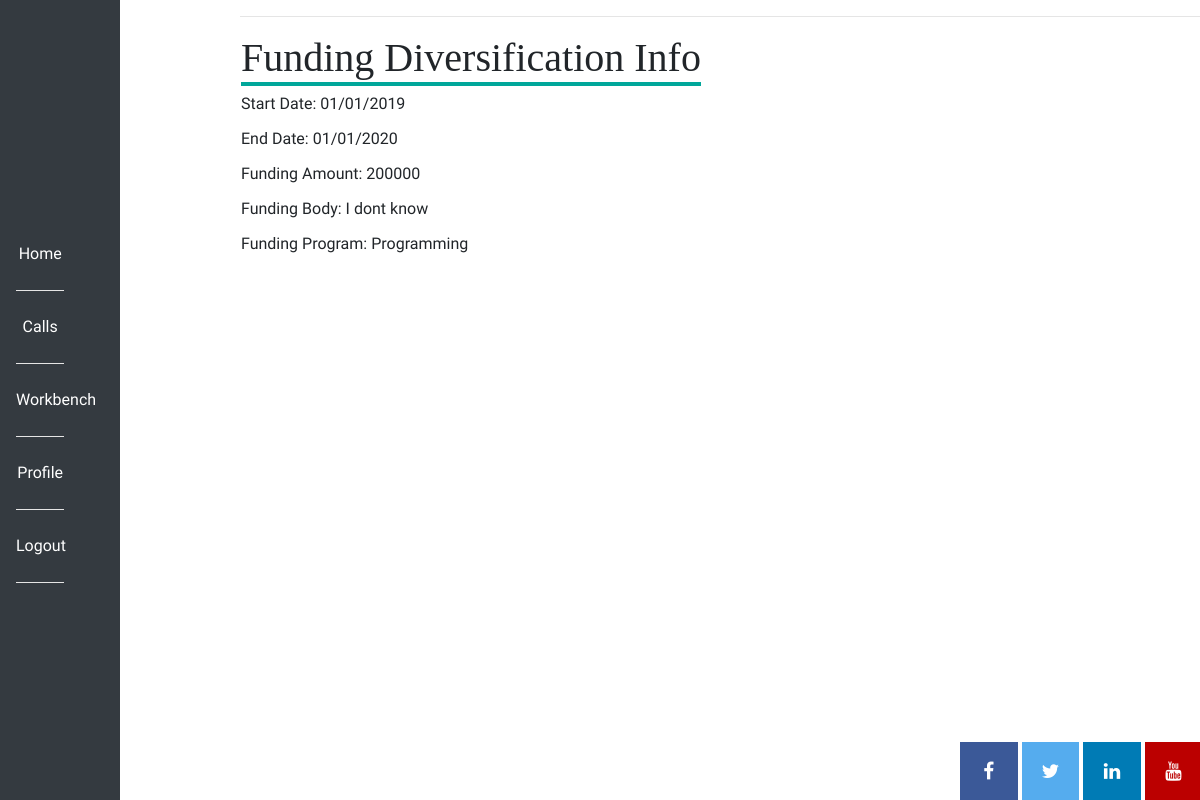
/funding_diversification/jackwall (signed in), run on the app's committed database.
### app/models.py (models this page shows)
class FundingDiversification(db.Model):
    user_id = db.Column(db.Integer, db.ForeignKey("user.id"))
    id = db.Column(db.Integer, primary_key=True)
    start_date = db.Column(db.String(12))
    end_date = db.Column(db.String(12))
    funding_amt = db.Column(db.Integer)
    funding_body = db.Column(db.String(60))
    funding_program = db.Column(db.String(60))

### app/routes.py (the view)
@app.route("/funding_diversification/<username>")
@login_required
def funding_diversification(username):
    if not current_user.access == 1:
        flash("Researcher area only")
        return redirect(url_for("index"))
    user = User.query.filter_by(username=username).first()
    funding_diversification = user.funding_diversification
    return render_template("funding_diversification.html", funding_diversification=funding_diversification, svg=svg)

### app/models.py (called while the page is built)
@login.user_loader
def load_user(id):
    return User.query.get(int(id))

    def is_admin(self):
        return self.access == 2

### app/routes.py (called while the page is built)
@app.before_request
def before_request():
    if current_user.is_authenticated:
        current_user.last_seen = datetime.utcnow().strftime("%B %d %Y")
        db.session.commit()

### app/templates/funding_diversification.html
{% extends "base.html" %}
{%  block content %}
<main>
<table>
    <tr valign=""top>
        <td>
            <h1>Funding Diversification Info</h1>
            {% for fund in funding_diversification %}
                <p>Start Date: {{ fund.start_date }}</p>
                <p>End Date: {{ fund.end_date }}</p>
                <p>Funding Amount: {{ fund.funding_amt }}</p>
                <p>Funding Body: {{ fund.funding_body }}</p>
                <p>Funding Program: {{ fund.funding_program }}</p>
            {% endfor %}
        </td>
    </tr>
</table>
</main>
{% endblock %}

### app/static/css/style.css (style rules this page uses)
main { display:block; margin-left:20%; }
h1, h2, h3, h4, h5, h6 { font-family:Georgia, Times, serif; }
h1 { border-bottom: .1em solid #00A79A; }
p, div, a { font-family: 'Nobile', Helvetica, Arial, sans-serif; }

### data on the page
FundingDiversification: start_date "01/01/2019", end_date "01/01/2020", funding_amt "200000", funding_body "I dont know", funding_program "Programming"
